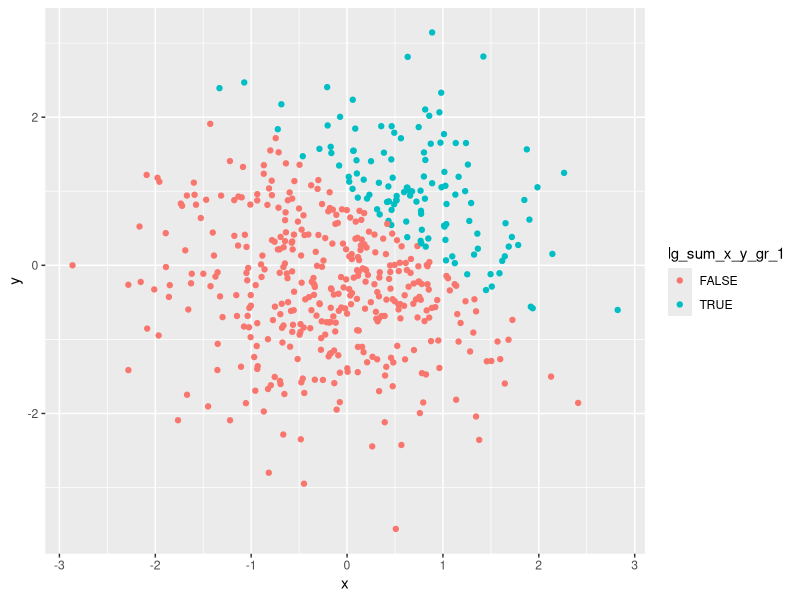
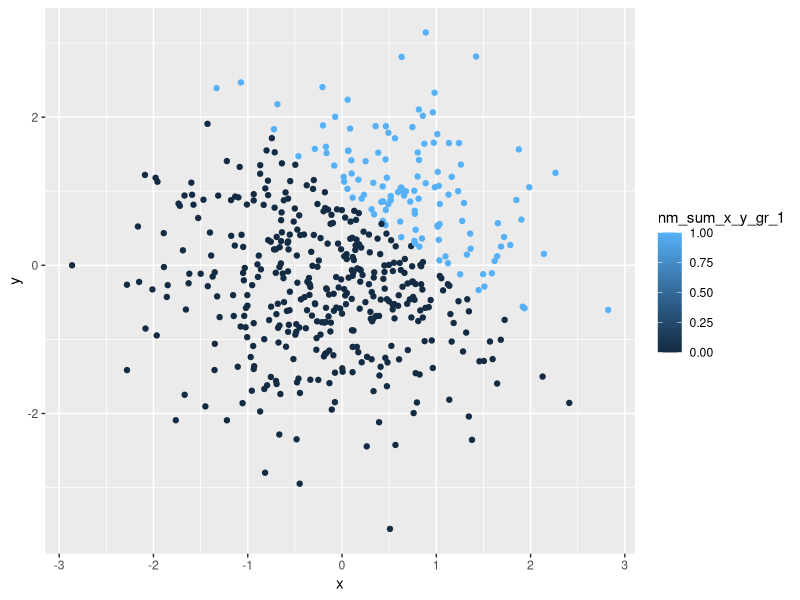
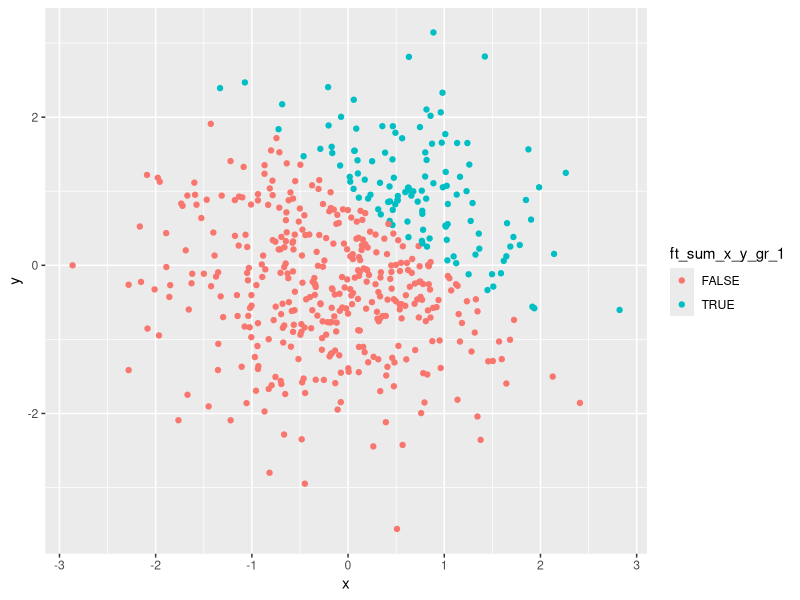
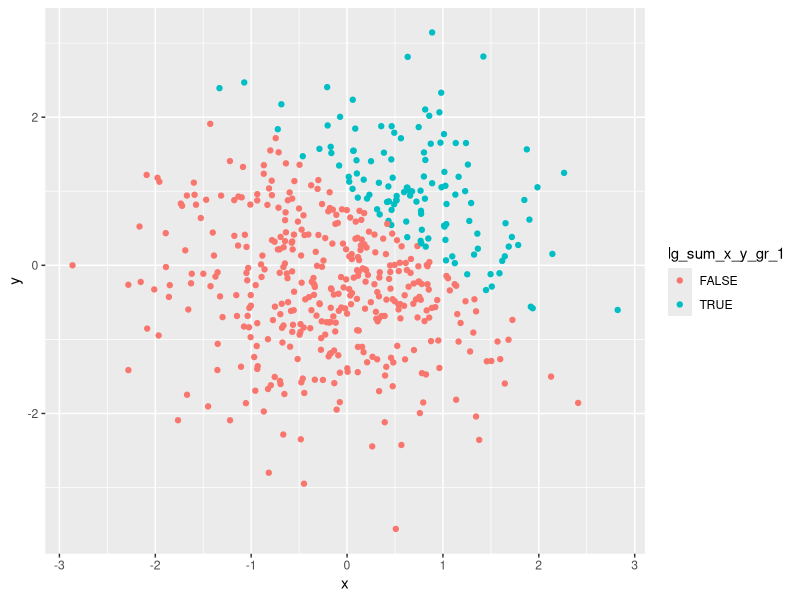

Here is the R script that generated these plots, in order:
## ---- chunk 1
knitr::opts_chunk$set(echo = TRUE)

library(tidyverse)
## ---- chunk 2

# create data frame
df_problem_1 = tibble(
  nm_random_sample = rnorm(8),
  lg_sample_gr_0 = as.logical(nm_random_sample > 0),
  ch_vector = as.character(1:8),
  ft_vector = factor(
    rep(c("high", "medium", "low"), length.out = 8),
    levels = c("low", "medium", "high")
  )
)

# take mean of each column
df_problem_1 %>% 
  map_df(mean)

## ---- chunk 3

# map as.numeric function to the logical, character, and factor variables
df_problem_1 %>% 
  select(-c(nm_random_sample)) %>% 
  map_df(as.numeric)

## ---- chunk 4

# (a)
# convert the logical vector to numeric 
nm_converted_vector = df_problem_1 %>% 
  pull(lg_sample_gr_0) %>% 
  as.numeric() 

# pull the random sample
nm_random_sample = df_problem_1 %>% 
  pull(nm_random_sample)

# multiply the random sample by the result
nm_converted_vector * nm_random_sample


# (b)
# convert the logical vector to a factor
ft_converted_vector = df_problem_1 %>% 
  pull(lg_sample_gr_0) %>% 
  factor(levels = c(FALSE, TRUE)) 

# multiply the random sample by the result
ft_converted_vector * nm_random_sample


# (C)
# convert the logical vector to a factor and then convert the result to numeric
nm_reconverted_vector = ft_converted_vector %>% 
  as.numeric()

# multiply the random sample by the result
nm_reconverted_vector * nm_random_sample

## ---- chunk 5

df_problem_2 = tibble(
  x = rnorm(500),
  y = rnorm(500),
  lg_sum_x_y_gr_1 = as.logical(x + y > 1),
  nm_sum_x_y_gr_1 = as.numeric(lg_sum_x_y_gr_1),
  ft_sum_x_y_gr_1 = factor(lg_sum_x_y_gr_1, levels = c(FALSE, TRUE))
)

## ---- chunk 6

# scatterplot colored by logical vector
ggplot(df_problem_2, aes(x = x, y = y, color = lg_sum_x_y_gr_1)) +
  geom_point()

# save plot above
ggsave(filename = "scatterplot_by_lg_indicator.pdf")

## ---- chunk 7

# scatterplot colored by numeric vector
ggplot(df_problem_2, aes(x = x, y = y, color = nm_sum_x_y_gr_1)) +
  geom_point()

## ---- chunk 8

# scatterplot colored by factor vector
ggplot(df_problem_2, aes(x = x, y = y, color = ft_sum_x_y_gr_1)) +
  geom_point()

